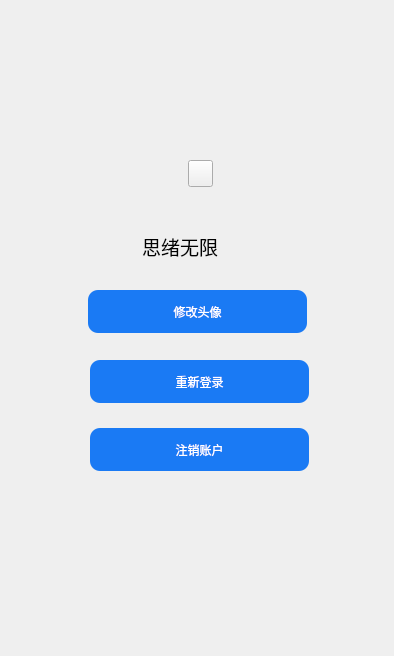
          <widget class="QWidget" name="Page_login">
           <widget class="QPushButton" name="pushButton_logout">
            <property name="geometry">
             <rect>
              <x>90</x>
              <y>428</y>
              <width>219</width>
              <height>43</height>
             </rect>
            </property>
            <property name="styleSheet">
             <string notr="true">QPushButton{
	background-color:rgb(26, 122, 244);
	border-radius:10px; 
    border:1px;
	font:17px &quot;微软雅黑&quot;;
	color:rgba(255,255,255);
}

QPushButton::pressed{
	border-color:rgba(255,255,255,30);
	background-color: rgb(0, 170, 255);
	border-style:inset;
	color:rgba(0,0,0,100);
}

QPushButton::hover{
	background-color: rgb(73, 154, 237);
	border-color:rgba(255,255,255,200);
	color:rgba(255,255,255);
}</string>
            </property>
            <property name="text">
             <string>注销账户</string>
            </property>
           </widget>
           <widget class="QLabel" name="label_loginPic">
            <property name="geometry">
             <rect>
              <x>160</x>
              <y>68</y>
              <width>85</width>
              <height>85</height>
             </rect>
            </property>
            <property name="minimumSize">
             <size>
              <width>85</width>
              <height>85</height>
             </size>
            </property>
            <property name="maximumSize">
             <size>
              <width>85</width>
              <height>85</height>
             </size>
            </property>
            <property name="font">
             <font>
              <family>Adobe 黑体 Std R</family>
              <pointsize>18</pointsize>
              <italic>false</italic>
              <bold>true</bold>
             </font>
            </property>
            <property name="styleSheet">
             <string notr="true">border-image: url(:/images/icons/user.png);
background-color: transparent;
border-radius:40px;</string>
            </property>
            <property name="text">
             <string/>
            </property>
           </widget>
           <widget class="QPushButton" name="pushButton_login">
            <property name="geometry">
             <rect>
              <x>90</x>
              <y>360</y>
              <width>219</width>
              <height>43</height>
             </rect>
            </property>
            <property name="styleSheet">
             <string notr="true">QPushButton{
	background-color:rgb(26, 122, 244);
	border-radius:10px; 
    border:1px;
	font:17px &quot;微软雅黑&quot;;
	color:rgba(255,255,255);
}

QPushButton::pressed{
	border-color:rgba(255,255,255,30);
	background-color: rgb(0, 170, 255);
	border-style:inset;
	color:rgba(0,0,0,100);
}

QPushButton::hover{
	background-color: rgb(73, 154, 237);
	border-color:rgba(255,255,255,200);
	color:rgba(255,255,255);
}</string>
            </property>
            <property name="text">
             <string>重新登录</string>
            </property>
           </widget>
           <widget class="QToolButton" name="toolButton_loadLogo">
            <property name="geometry">
             <rect>
              <x>188</x>
              <y>160</y>
              <width>25</width>
              <height>27</height>
             </rect>
            </property>
            <property name="maximumSize">
             <size>
              <width>45</width>
              <height>45</height>
             </size>
            </property>
            <property name="cursor">
             <cursorShape>PointingHandCursor</cursorShape>
            </property>
            <property name="toolTip">
             <string>保存结果</string>
            </property>
            <property name="autoFillBackground">
             <bool>false</bool>
            </property>
            <property name="text">
             <string/>
            </property>
            <property name="icon">
             <iconset resource="RecSystem.qrc">
              <normaloff>:/images/icons/gallery.png</normaloff>:/images/icons/gallery.png</iconset>
            </property>
            <property name="iconSize">
             <size>
              <width>50</width>
              <height>39</height>
             </size>
            </property>
            <property name="popupMode">
             <enum>QToolButton::DelayedPopup</enum>
            </property>
            <property name="toolButtonStyle">
             <enum>Qt::ToolButtonIconOnly</enum>
            </property>
            <property name="autoRaise">
             <bool>false</bool>
            </property>
            <property name="arrowType">
             <enum>Qt::NoArrow</enum>
            </property>
           </widget>
           <widget class="QLabel" name="label_info">
            <property name="geometry">
             <rect>
              <x>8</x>
              <y>564</y>
              <width>377</width>
              <height>83</height>
             </rect>
            </property>
            <property name="minimumSize">
             <size>
              <width>0</width>
              <height>30</height>
             </size>
            </property>
            <property name="font">
             <font>
              <family>Times new roman</family>
              <pointsize>12</pointsize>
              <italic>false</italic>
              <bold>false</bold>
             </font>
            </property>
            <property name="styleSheet">
             <string notr="true">QLabel{font: 12pt &quot;Times new roman&quot;;}</string>
            </property>
            <property name="text">
             <string/>
            </property>
           </widget>
           <widget class="QLabel" name="label_pic_name">
            <property name="geometry">
             <rect>
              <x>114</x>
              <y>230</y>
              <width>25</width>
              <height>29</height>
             </rect>
            </property>
            <property name="maximumSize">
             <size>
              <width>85</width>
              <height>85</height>
             </size>
            </property>
            <property name="font">
             <font>
              <family>Adobe 黑体 Std R</family>
              <pointsize>18</pointsize>
              <italic>false</italic>
              <bold>true</bold>
             </font>
            </property>
            <property name="styleSheet">
             <string notr="true">border-image: url(:/images/icons/author.png);
background-color: transparent;
</string>
            </property>
            <property name="text">
             <string/>
            </property>
           </widget>
           <widget class="QLabel" name="label_person_name">
            <property name="geometry">
             <rect>
              <x>142</x>
              <y>226</y>
              <width>161</width>
              <height>40</height>
             </rect>
            </property>
            <property name="minimumSize">
             <size>
              <width>0</width>
              <height>30</height>
             </size>
            </property>
            <property name="font">
             <font>
              <family>Times new roman</family>
              <pointsize>14</pointsize>
              <italic>false</italic>
              <bold>false</bold>
             </font>
            </property>
            <property name="toolTip">
             <string>&lt;html&gt;&lt;head/&gt;&lt;body&gt;&lt;p&gt;www.zhihu.com/people/sixuwuxian&lt;/p&gt;&lt;/body&gt;&lt;/html&gt;</string>
            </property>
            <property name="styleSheet">
             <string notr="true">QLabel{font: 14pt &quot;Times new roman&quot;;}</string>
            </property>
            <property name="text">
             <string>思绪无限</string>
            </property>
           </widget>
           <widget class="QPushButton" name="pushButton_avatar">
            <property name="geometry">
             <rect>
              <x>88</x>
              <y>290</y>
              <width>219</width>
              <height>43</height>
             </rect>
            </property>
            <property name="styleSheet">
             <string notr="true">QPushButton{
	background-color:rgb(26, 122, 244);
	border-radius:10px; 
    border:1px;
	font:17px &quot;微软雅黑&quot;;
	color:rgba(255,255,255);
}

QPushButton::pressed{
	border-color:rgba(255,255,255,30);
	background-color: rgb(0, 170, 255);
	border-style:inset;
	color:rgba(0,0,0,100);
}

QPushButton::hover{
	background-color: rgb(73, 154, 237);
	border-color:rgba(255,255,255,200);
	color:rgba(255,255,255);
}</string>
            </property>
            <property name="text">
             <string>修改头像</string>
            </property>
           </widget>
          </widget>
